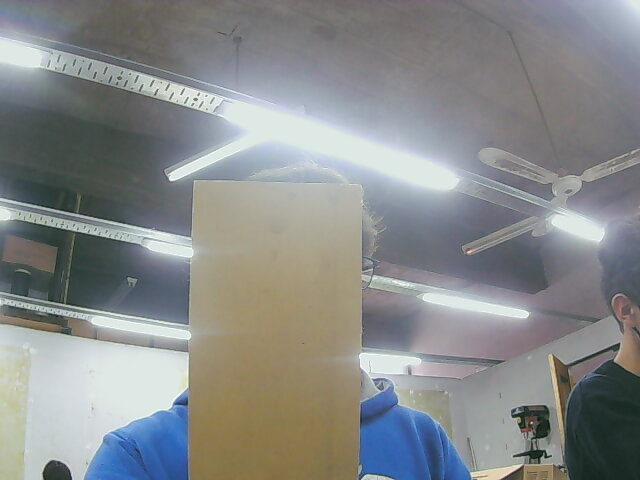
#> input picture camera/foto1.jpg, 640 x 480 px
$ python cameraDet.py --image foto1.jpg
#> lines starting #> are read from the running program, lines starting #| are printed output that depends on the picture; after the words box and inside, x2 and y2 are one past the last pixel; in counts of white or black regions, pixels touching at a corner belong together; long printed decimals are rounded
import argparse
import imutils
import cv2


class ShapeDetector:
    def __init__(self):
        pass

    def detect(self, c, width):
        shape = 'unidentified'
        peri = cv2.arcLength(c, True)
        approx = cv2.approxPolyDP(c, 0.04 * peri, True)
        print(len(approx))

        (x, y, w, h) = cv2.boundingRect(approx)
        print("x:",x)
        puntIzq = x
        puntDer = x+w
        if width/2 < x:
            print("esta a la derecha")
        else:
            print("esta a la izquierda")


        if len(approx) == 4:
            (x, y, w, h) = cv2.boundingRect(approx)
            ar = w / float(h)
            print("x:",x)
            print("y:",y)
            print("w:",w)
            print("h:",h)
            print("ar",ar)
            shape = "square" if ar >= 0.95 and ar <= 1.05 else "rectangle"
            print(ar)
        else:
            (x, y, w, h) = cv2.boundingRect(approx)
            ar = w / float(h)
            print("x:",x)
            print("y:",y)
            print("w:",w)
            print("h:",h)
            print("ar",ar)
            shape = "Desconocido"

        return shape


ap = argparse.ArgumentParser()
ap.add_argument("-i", "--image", required=True, help="path to img")
args = vars(ap.parse_args())

image = cv2.imread(args["image"])
#> image is the input picture: shape (480, 640, 3); mean B, G, R 137.8, 137.8, 134.8
resized = imutils.resize(image, width=300)
ratio = image.shape[0] / float(resized.shape[0])
#> ratio = 2.13

gray = cv2.cvtColor(resized, cv2.COLOR_BGR2GRAY)
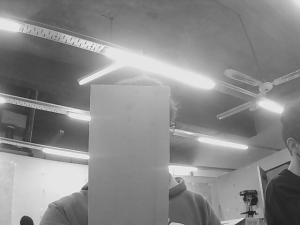
#> gray: shape (225, 300); min 28, max 238, mean 136.9
blurred = cv2.GaussianBlur(gray, (5, 5), 0)
thresh = cv2.threshold(blurred, 60, 255, cv2.THRESH_BINARY)[1]
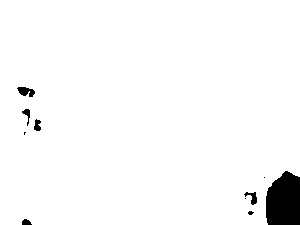
#> thresh: shape (225, 300); 97.1% white; 10 black regions (4 under 20 px)

cnts = cv2.findContours(thresh.copy(), cv2.RETR_EXTERNAL,
                        cv2.CHAIN_APPROX_SIMPLE)
#> cnts = 1 contour; box (x1, y1, x2, y2) and area: (0, 0, 300, 225) 65350
cnts = imutils.grab_contours(cnts)
sd = ShapeDetector()
height = image.shape[1]
#> height = 640
print(height)
#| 640


for c in cnts:
    M = cv2.moments(c)
    cX = int((M["m10"] / (M["m00"] + 1e-7)) * ratio)
    cY = int((M["m01"] / (M["m00"] + 1e-7)) * ratio)
    shape = sd.detect(c, height)

    c = c.astype("float")
    c *= ratio
    c = c.astype("int")
    cv2.drawContours(image, [c], -1, (0, 255, 0), 2)
    cv2.putText(image, shape, (cX, cY), cv2.FONT_HERSHEY_SIMPLEX,
                0.5, (0, 255, 255), 2)
    # show the output image
    cv2.imshow("Image", image)
    cv2.waitKey(0)
#> this loop made 1 pass
#> (cX, cY, shape, peri in detect, approx in detect) on pass 1: (312, 234, 'rectangle', 1054.7, [[0, 0], [0, 224], [267, 224], [299, 0]])
#| 4
#| x: 0
#| esta a la izquierda
#| x: 0
#| y: 0
#| w: 300
#| h: 225
#| ar 1.333
#| 1.333
#> pass 1, `cv2.imshow("Image", image)`:
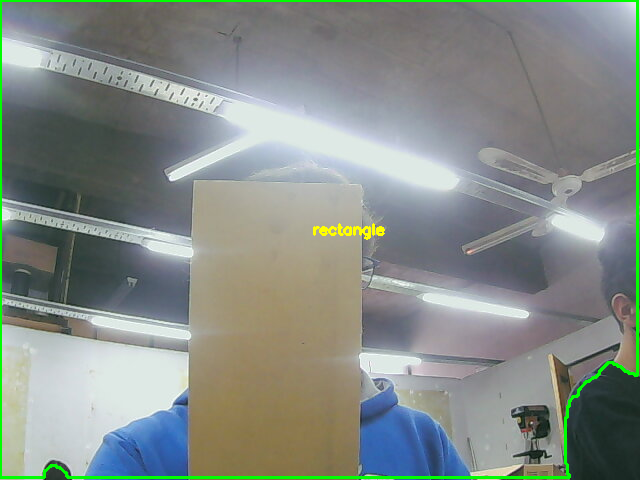
#> window 'Image': shape (480, 640, 3); mean B, G, R 135.2, 140.4, 132.8

$ run again, on camera/cuadrado.jpg
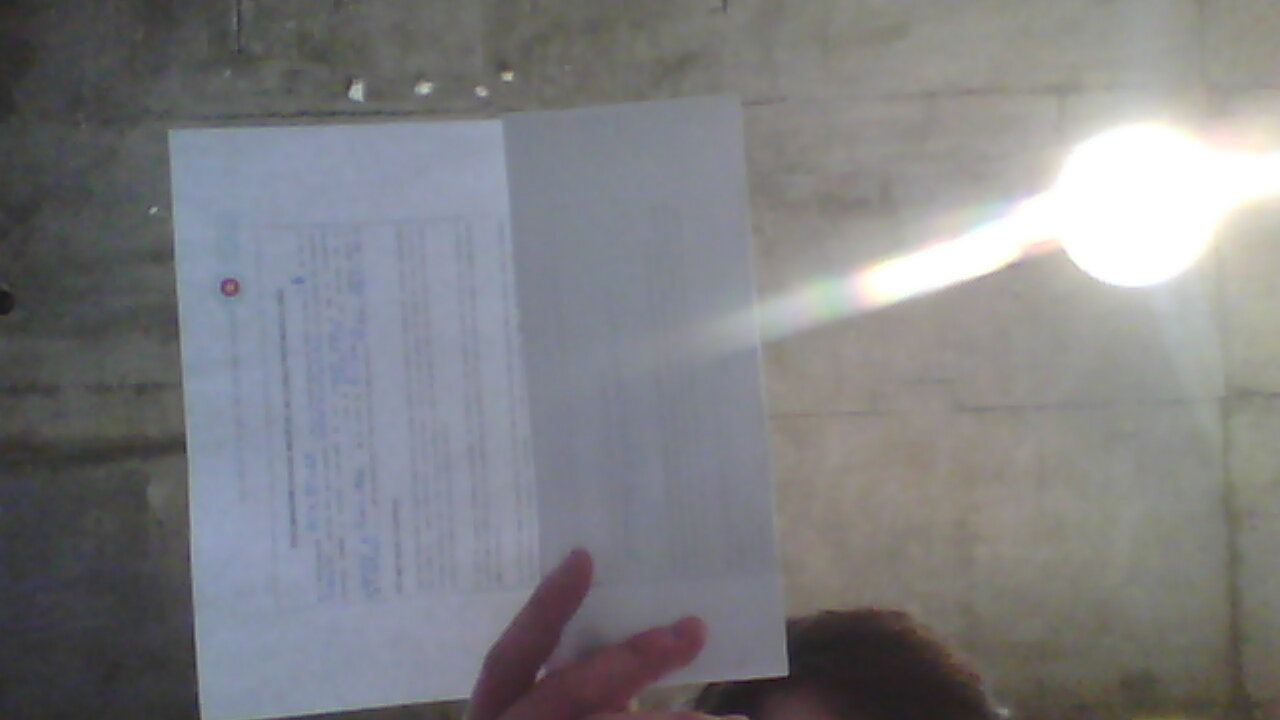
#> input picture camera/cuadrado.jpg, 1280 x 720 px
#> image is the input picture: shape (720, 1280, 3); mean B, G, R 130.5, 127.6, 127
#> `thresh = cv2.threshold(blurred, 60, 255, cv2.THRESH_BINARY)[1]`:
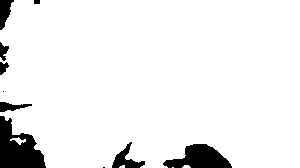
#> thresh: shape (168, 300); 93.2% white; 10 black regions (2 under 20 px)
#> cnts = 5 contours, 3 with area under 20; largest, box (x1, y1, x2, y2) and area: (0, 0, 300, 168) 46330, (10, 137, 26, 145) 38
#| 1280
#> the loop `for c in cnts:` made 5 passes
#> (c, cX, cY, shape, peri in detect, approx in detect) on passes 1 to 2: ([[737, 715], [741, 715]], 0, 0, 'Desconocido', 2, [[172, 167], [173, 167]]), ([[788, 707], [780, 715], [814, 715], [805, 707]], 797, 711, 'rectangle', 17.66, [[182, 167], [190, 167], [188, 165], [184, 165]])
#> (printed output is left out)
#> after the loop `for c in cnts:`:
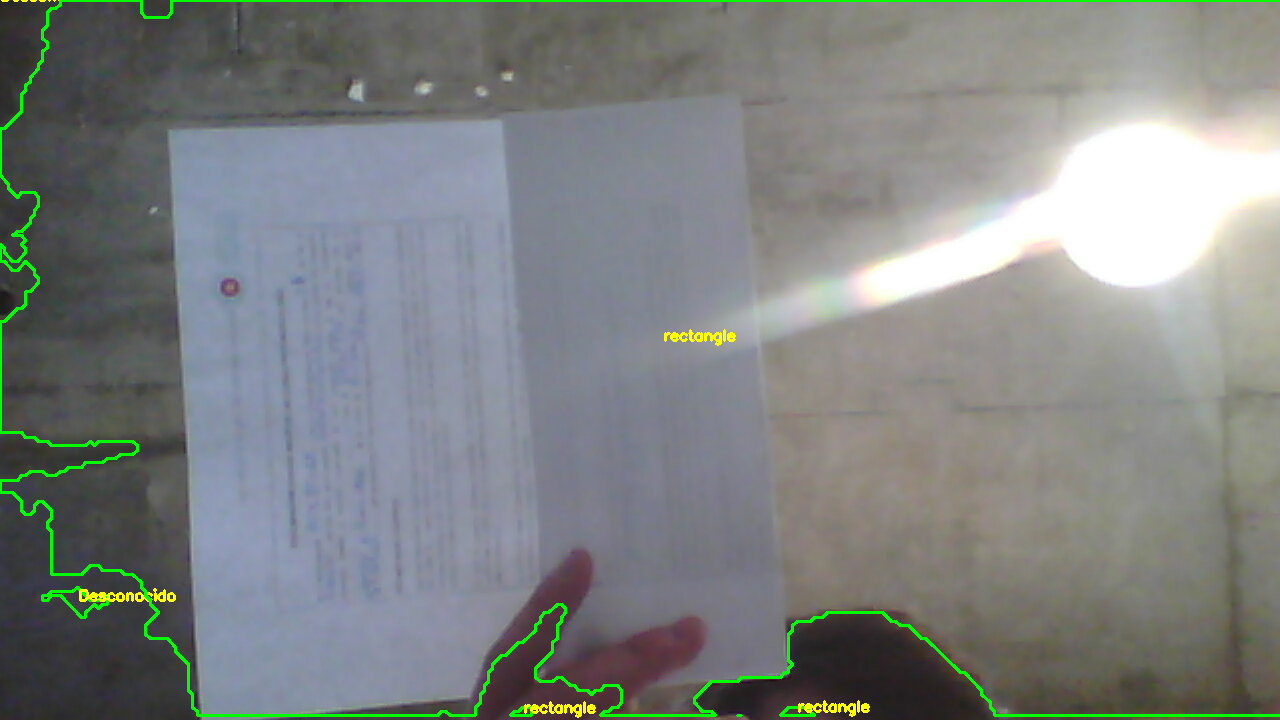
#> image: shape (720, 1280, 3); 1.57% of pixels changed, all inside (x1, y1, x2, y2) = (0, 0, 1280, 718)
